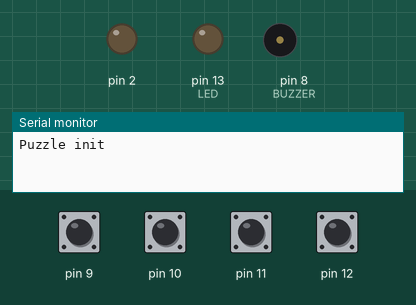
Recording of a program running on a simulated Arduino Nano, built with avr-gcc and run on an emulated ATmega328P. Shown: output pins drawn as LEDs (lit = HIGH), buzzer (waves = sounding), the last lines printed to the serial monitor. The inputs (shaded band) are chosen by the test bench; at power-on: pin 9–12 HIGH.

Above: at 1.4 s.
1.5 s: pin 9 pulled LOW for 0.15 s
At 2.2 s:
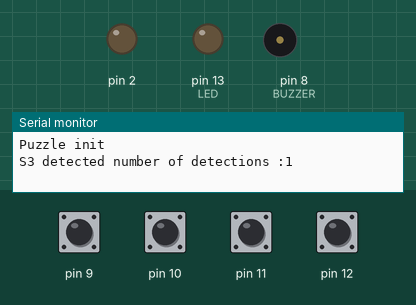
3.1 s: pin 12 pulled LOW for 0.15 s
At 3.8 s:
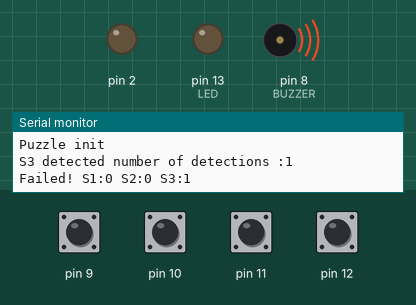
4.7 s: pin 12 pulled LOW for 1 s
At 7.7 s:
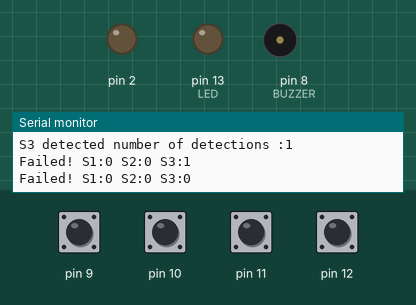
Timing chart, 0 to 9.2 s (numbered marks = the images above; inputs shaded):
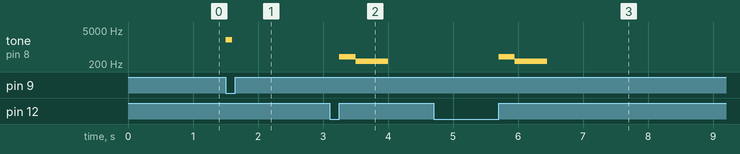

Measured:
- after the input at 1.5 s, tone on pin 8 (BUZZER): silent → 2000 Hz at once, → silent 0.10 s later
- after the input at 3.1 s, tone on pin 8 (BUZZER): silent → 392 Hz after 0.15 s, → 262 Hz 0.25 s later, → silent 0.50 s later
- after the input at 4.7 s, tone on pin 8 (BUZZER): silent → 392 Hz after 1.0 s, → 262 Hz 0.25 s later, → silent 0.50 s later

The program:

main.cpp
```cpp
#include <Arduino.h>
#include "MetalSensor.h"
#include "doors.h"
#include "pitches.h"
#include <avr/wdt.h>

#define LED 13
#define BUTTON 12
#define SENS_1 11
#define SENS_2 10
#define SENS_3 9
#define BUZZER 8

#define SENS_1_SOLUTION 3
#define SENS_2_SOLUTION 5
#define SENS_3_SOLUTION 4

MetalSensor Sensor1(SENS_1);
MetalSensor Sensor2(SENS_2);
MetalSensor Sensor3(SENS_3);

// Metal Sensor is compatible behaviour as button
MetalSensor Button(BUTTON);

uint8_t sens_array[3] = {0, 0, 0};

void PlayGoodMelody(void);
void PlayWinMelody(void);
void PlayBadMelody(void);
void ClearSensArray(void);
void reboot();

void setup()
{
  pinMode(LED, OUTPUT);

  Sensor1.begin();
  Sensor2.begin();
  Sensor3.begin();
  Button.begin();
  Serial.begin(9600);
  //DOORS_Init();
  pinMode(RELAY_PIN, OUTPUT);
  delay(250);
  digitalWrite(RELAY_PIN, LOW);
  Serial.println("Puzzle init");
}

uint8_t init_state = 1;

void loop()
{
  //DOORS_Process();

  if (Sensor1.pressed())
  {
    sens_array[0]++;
    Serial.print("S1 detected number of detections :");
    Serial.println(sens_array[0]);
    PlayGoodMelody();
  }
  else if (Sensor2.pressed())
  {
    sens_array[1]++;
    Serial.print("S2 detected number of detections :");
    Serial.println(sens_array[1]);
    PlayGoodMelody();
  }
  else if (Sensor3.pressed())
  {
    sens_array[2]++;
    Serial.print("S3 detected number of detections :");
    Serial.println(sens_array[2]);
    PlayGoodMelody();
  }

  if (Button.released())
  {
    if (sens_array[0] == SENS_1_SOLUTION && sens_array[1] == SENS_2_SOLUTION && sens_array[2] == SENS_3_SOLUTION)
    {
      //DOORS_Open();
      Serial.print("Good! ");
      Serial.print("S1:");
      Serial.print(sens_array[0]);
      Serial.print(" S2:");
      Serial.print(sens_array[1]);
      Serial.print(" S3:");
      Serial.println(sens_array[2]);

      PlayWinMelody();

      Serial.println("Door relay high");
      digitalWrite(RELAY_PIN, HIGH);
      delay(2500);
      Serial.println("Reboot");
      reboot();
    }
    else
    {
      Serial.print("Failed! ");
      Serial.print("S1:");
      Serial.print(sens_array[0]);
      Serial.print(" S2:");
      Serial.print(sens_array[1]);
      Serial.print(" S3:");
      Serial.println(sens_array[2]);
      PlayBadMelody();
    }
    ClearSensArray();
  }
}

void PlayGoodMelody(void)
{
  tone(BUZZER, 2000, 100);
  delay(100);
}
void PlayBadMelody(void)
{
  tone(BUZZER, NOTE_G4);
  delay(250);
  tone(BUZZER, NOTE_C4);
  delay(500);
  noTone(BUZZER);
}

void PlayWinMelody(void)
{
  tone(BUZZER, NOTE_A7);
  delay(250);
  tone(BUZZER, NOTE_D8);
  delay(500);
  noTone(BUZZER);
}

void ClearSensArray(void)
{
  for (uint8_t i = 0; i < 3; i++)
    sens_array[i] = 0;
}

void reboot() {
  wdt_disable();
  wdt_enable(WDTO_250MS);
  while (1) {}
}
```

pitches.h
```cpp
#define NOTE_B0  31
#define NOTE_C1  33
#define NOTE_CS1 35
#define NOTE_D1  37
#define NOTE_DS1 39
#define NOTE_E1  41
#define NOTE_F1  44
#define NOTE_FS1 46
#define NOTE_G1  49
#define NOTE_GS1 52
#define NOTE_A1  55
#define NOTE_AS1 58
#define NOTE_B1  62
#define NOTE_C2  65
#define NOTE_CS2 69
#define NOTE_D2  73
#define NOTE_DS2 78
#define NOTE_E2  82
#define NOTE_F2  87
#define NOTE_FS2 93
#define NOTE_G2  98
#define NOTE_GS2 104
#define NOTE_A2  110
#define NOTE_AS2 117
#define NOTE_B2  123
#define NOTE_C3  131
#define NOTE_CS3 139
#define NOTE_D3  147
#define NOTE_DS3 156
#define NOTE_E3  165
#define NOTE_F3  175
#define NOTE_FS3 185
#define NOTE_G3  196
#define NOTE_GS3 208
#define NOTE_A3  220
#define NOTE_AS3 233
#define NOTE_B3  247
#define NOTE_C4  262
#define NOTE_CS4 277
#define NOTE_D4  294
#define NOTE_DS4 311
#define NOTE_E4  330
#define NOTE_F4  349
#define NOTE_FS4 370
#define NOTE_G4  392
#define NOTE_GS4 415
#define NOTE_A4  440
#define NOTE_AS4 466
#define NOTE_B4  494
#define NOTE_C5  523
#define NOTE_CS5 554
#define NOTE_D5  587
#define NOTE_DS5 622
#define NOTE_E5  659
#define NOTE_F5  698
#define NOTE_FS5 740
#define NOTE_G5  784
#define NOTE_GS5 831
#define NOTE_A5  880
#define NOTE_AS5 932
#define NOTE_B5  988
#define NOTE_C6  1047
#define NOTE_CS6 1109
#define NOTE_D6  1175
#define NOTE_DS6 1245
#define NOTE_E6  1319
#define NOTE_F6  1397
#define NOTE_FS6 1480
#define NOTE_G6  1568
#define NOTE_GS6 1661
#define NOTE_A6  1760
#define NOTE_AS6 1865
#define NOTE_B6  1976
#define NOTE_C7  2093
#define NOTE_CS7 2217
#define NOTE_D7  2349
#define NOTE_DS7 2489
#define NOTE_E7  2637
#define NOTE_F7  2794
#define NOTE_FS7 2960
#define NOTE_G7  3136
#define NOTE_GS7 3322
#define NOTE_A7  3520
#define NOTE_AS7 3729
#define NOTE_B7  3951
#define NOTE_C8  4186
#define NOTE_CS8 4435
#define NOTE_D8  4699
#define NOTE_DS8 4978
```
